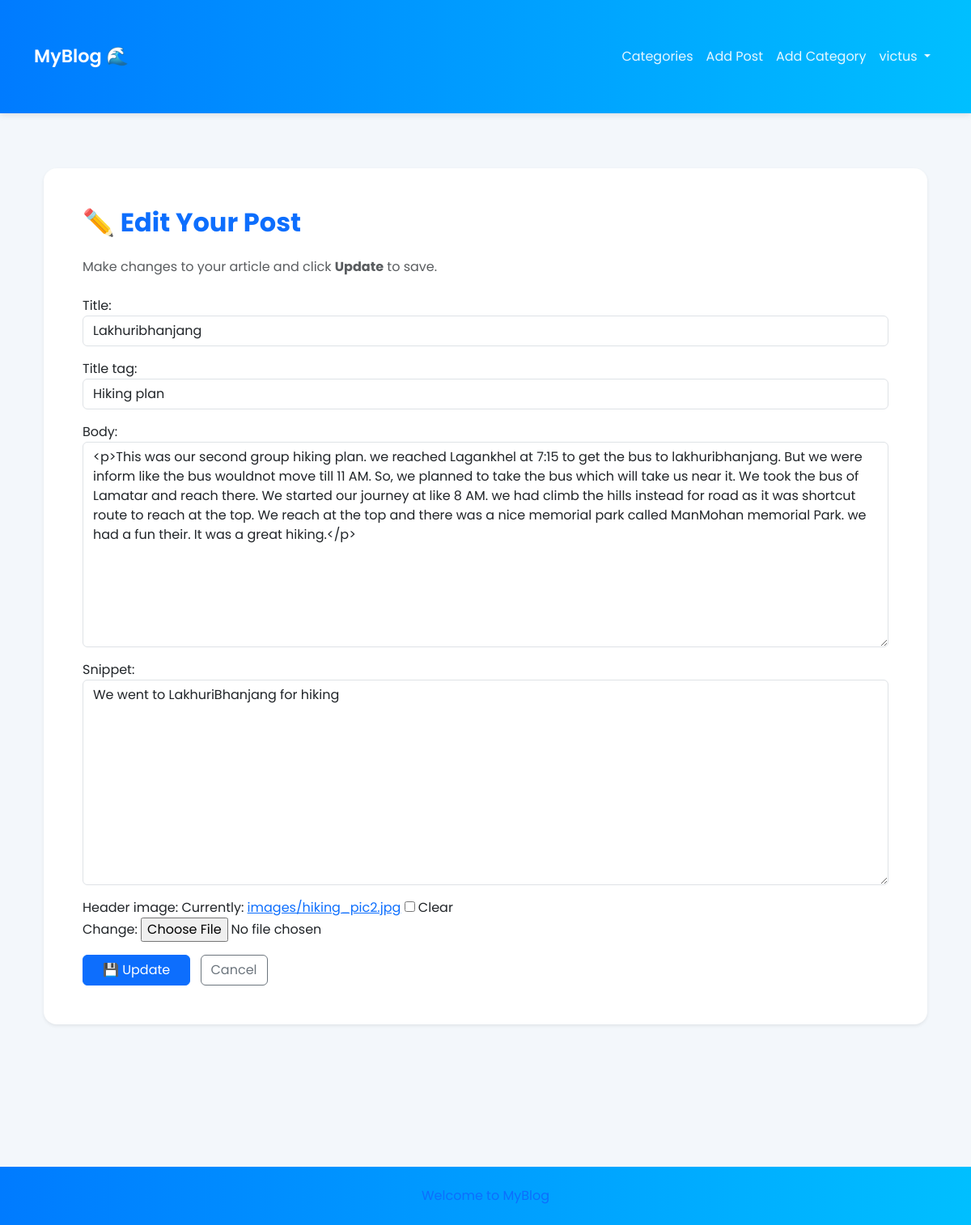
/article/edit/17/ (signed in), run on the app's committed database.
### theblog/models.py (models this page shows, shortened)
class Post(models.Model):
  title = models.CharField(max_length=255)
  title_tag = models.CharField(max_length=255)
  author = models.ForeignKey(User, on_delete=models.CASCADE)
  body = RichTextField(blank = True, null= True)
  post_date = models.DateField(auto_now_add=True)
  category = models.CharField(max_length=255)
  snippet = models.CharField(max_length=255)
  likes = models.ManyToManyField(User, related_name='blog_post')
  header_image = models.ImageField(null=True, blank=True,upload_to="images/")

### theblog/views.py (the view)
# urls.py: path('article/edit/<int:pk>/',UpdatePostView.as_view(), name="update_post"),
class UpdatePostView(UpdateView):
  model = Post
  form_class = EditForm
  template_name= 'update_post.html'

### theblog/forms.py
class EditForm(forms.ModelForm):
  class Meta:
    model = Post
    fields = ('title', 'title_tag','body','snippet','header_image')
    widgets = {
      'title': forms.TextInput(attrs={'class':'form-control'}),
      'title_tag': forms.TextInput(attrs={'class':'form-control'}),
      'category': forms.Select(attrs={'class':'form-control'}),
      'body': forms.Textarea(attrs={'class':'form-control'}),
      'snippet': forms.Textarea(attrs={'class':'form-control'}),
    }

### theblog/templates/update_post.html (shortened to what this page needs)
{% extends "base.html" %}
{% block content %}
<div class="container mt-5 mb-5">
  {% if user.is_authenticated %}
    {% if user.id == post.author.id %}
      <div class="card shadow-sm border-0">
        <div class="card-body p-5">
          <h2 class="fw-bold text-primary mb-4">✏️ Edit Your Post</h2>
          <p class="text-muted mb-4">Make changes to your article and click <strong>Update</strong> to save.</p>
          <form method="POST" enctype="multipart/form-data" class="needs-validation">
            <div class="mb-3">
              {{ form.as_p }}
            </div>
            <button type="submit" class="btn btn-primary px-4">💾 Update</button>
            <a href="{% url 'article' post.pk %}" class="btn btn-outline-secondary ms-2">Cancel</a>
          </form>
        </div>
      </div>
    {% else %}
      <div class="alert alert-danger mt-5">
        🚫 You are not allowed to edit this post.
      </div>
    {% endif %}
  {% else %}
    <div class="alert alert-warning mt-5">
      ⚠️ You must <a href="{% url 'login' %}">log in</a> to edit posts.
    </div>
  {% endif %}
</div>
{% endblock %}

### theblog/templates/base.html (shortened to what this page needs)
<!doctype html>
<html lang="en">
  <head>
    <link href="https://cdn.jsdelivr.net/npm/bootstrap@5.3.3/dist/css/bootstrap.min.css" rel="stylesheet">
  </head>
  <body>
    <nav class="navbar navbar-expand-lg fixed-top">
      <div class="container">
        <a class="navbar-brand" href="{% url 'home' %}">MyBlog 🌊</a>
        <div class="collapse navbar-collapse" id="navbarNavDropdown">
          <ul class="navbar-nav ms-auto">
            {% if cat_menu %}
              <li class="nav-item dropdown">
                <a class="nav-link dropdown-toggle" href="#" id="categoriesDropdown" role="button" data-bs-toggle="dropdown">
                  Categories
                </a>
                <ul class="dropdown-menu">
                  {% for item in cat_menu %}
                    <li><a class="dropdown-item" href="{% url 'category' item|slugify %}">{{ item }}</a></li>
                  {% endfor %}
                </ul>
              </li>
            {% else %}
              <li class="nav-item">
                <a class="nav-link" href="{% url 'category_list' %}">Categories</a>
              </li>
            {% endif %}
            {% if user.is_authenticated %}
              <li class="nav-item"><a class="nav-link" href="{% url 'addpost' %}">Add Post</a></li>
              <li class="nav-item"><a class="nav-link" href="{% url 'add_category' %}">Add Category</a></li>
              <li class="nav-item dropdown">
                <a class="nav-link dropdown-toggle" href="#" id="profileDropdown" role="button" data-bs-toggle="dropdown">
                  {{ user.username }}
                </a>
              </li>
            {% else %}
              <li class="nav-item"><a class="nav-link" href="{% url 'register' %}">Register</a></li>
              <li class="nav-item"><a class="nav-link" href="{% url 'login' %}">Login</a></li>
            {% endif %}
          </ul>
        </div>
      </div>
    </nav>
    <main class="container">
      {% block content %}{% endblock %}
    </main>
<footer class="text-center py-4 mt-5 bg-light text-primary">
  Welcome to MyBlog
</footer>
  </body>
</html>

### theblog/templates/base.html (style rules this page uses)
body { font-family: 'Poppins', sans-serif; background-color: #f3f7fb; color: #212529; }
.navbar { background: linear-gradient(90deg, #007bff 0%, #00bfff 100%); box-shadow: 0 2px 8px rgba(0, 0, 0, 0.1); }
.navbar-brand { font-weight: 600; font-size: 1.4rem; color: white !important; }
.navbar-nav .nav-link { color: rgba(255, 255, 255, 0.9) !important; transition: 0.3s; }
.container { padding-top: 2.5rem; padding-bottom: 2.5rem; }
.card { border: none; box-shadow: 0 3px 10px rgba(0,0,0,0.05); border-radius: 1rem; }
footer { margin-top: 3rem; padding: 2rem 0; background: linear-gradient(90deg, #007bff 0%, #00bfff 100%); color: #fff; text-align: center; }
main { margin-top: 80px; }

### data on the page
Post: title "Lakhuribhanjang", title_tag "Hiking plan", body "<p>This was our second group hiking plan. we reached Lagankhel at 7:15 to get the bus to lakhuribhanjang. But we were inform like the bus wouldnot move till 11 AM. So, we planned to take the bus which will take us near it. We took the bus of Lamatar and reach there. We started our journey at like 8 AM. we had climb the hills instead for road as it was shortcut route to reach at the top. We reach at the top and there was a nice memorial park called ManMohan memorial Park. we had a fun their. It was a great hiking.</p>", snippet "We went to LakhuriBhanjang for hiking"

### other printed values
{{ user.username }} "victus"
